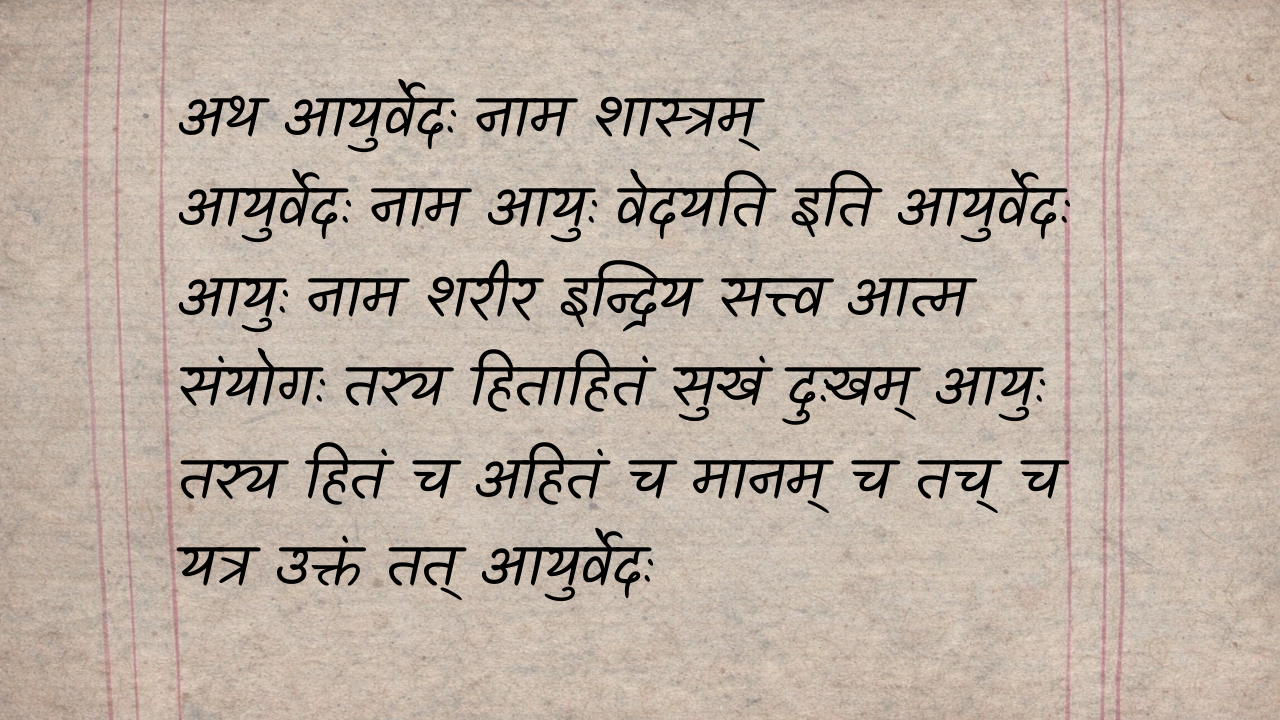
#> input picture data/images/page_1.png, 1280 x 720 px
$ python -i preprocess.py   (imports and definitions only)
#> lines starting #> are read from the running program, lines starting #| are printed output that depends on the picture
import cv2


def preprocess_image(image_path):

#> called with image_path = '../../data/images/page_1.png'
    image = cv2.imread(image_path)
#> image is the input picture: shape (720, 1280, 3); mean B, G, R 162.2, 173.9, 187.2

    gray = cv2.cvtColor(
        image,
        cv2.COLOR_BGR2GRAY
    )

    denoised = cv2.fastNlMeansDenoising(gray)

    thresh = cv2.adaptiveThreshold(
        denoised,
        255,
        cv2.ADAPTIVE_THRESH_GAUSSIAN_C,
        cv2.THRESH_BINARY,
        11,
        2
    )
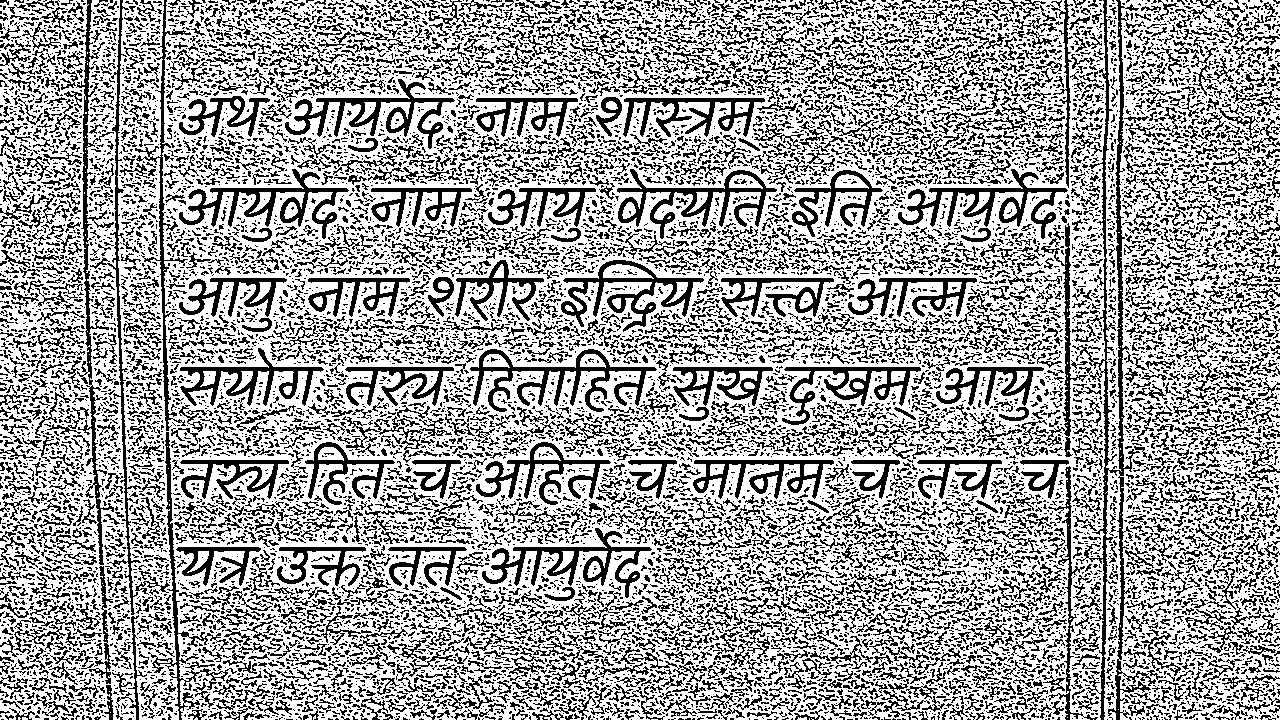
#> thresh: shape (720, 1280); 64.7% white; black in thin lines or dots

    return thresh

>>> result = preprocess_image('../../data/images/page_1.png')

$ run again, on data/images/page_2.png
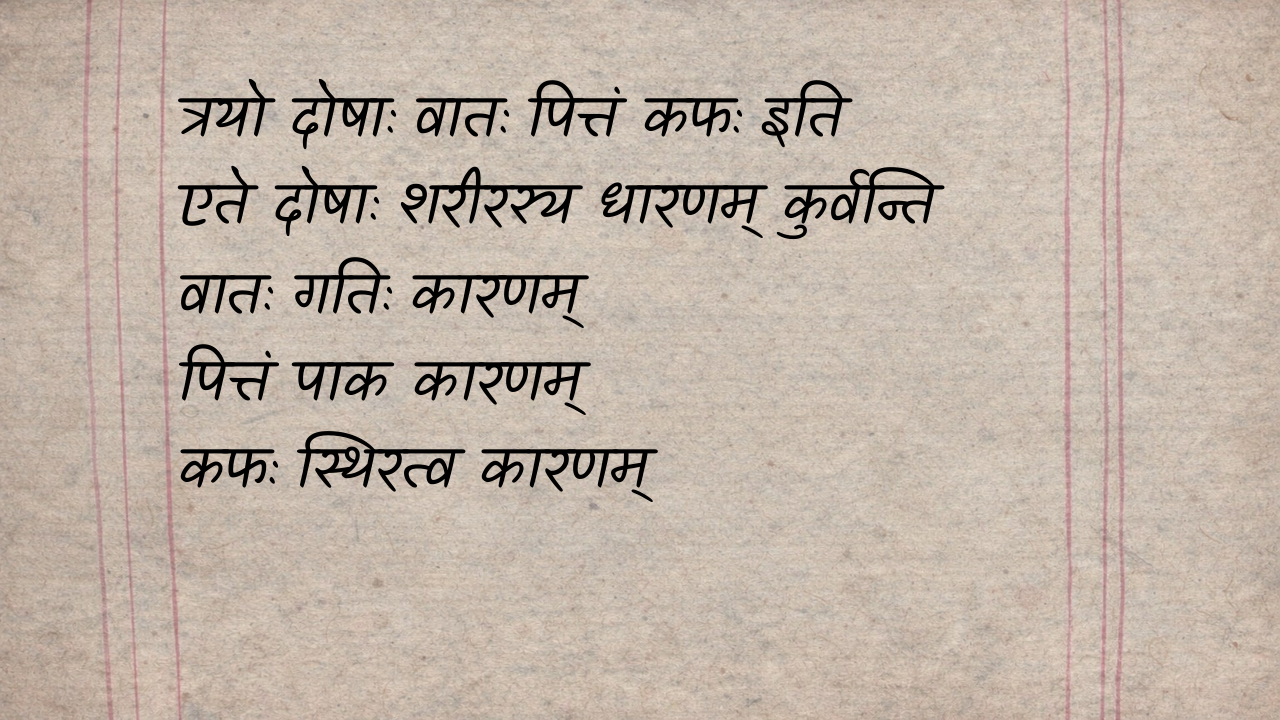
#> input picture data/images/page_2.png, 1280 x 720 px
#> in preprocess_image, image is the input picture: shape (720, 1280, 3); mean B, G, R 166.7, 178.7, 192.3
#> in preprocess_image, `thresh = cv2.adaptiveThreshold( denoised, 255, cv2.ADAPTIVE_THRESH_GAU..`:
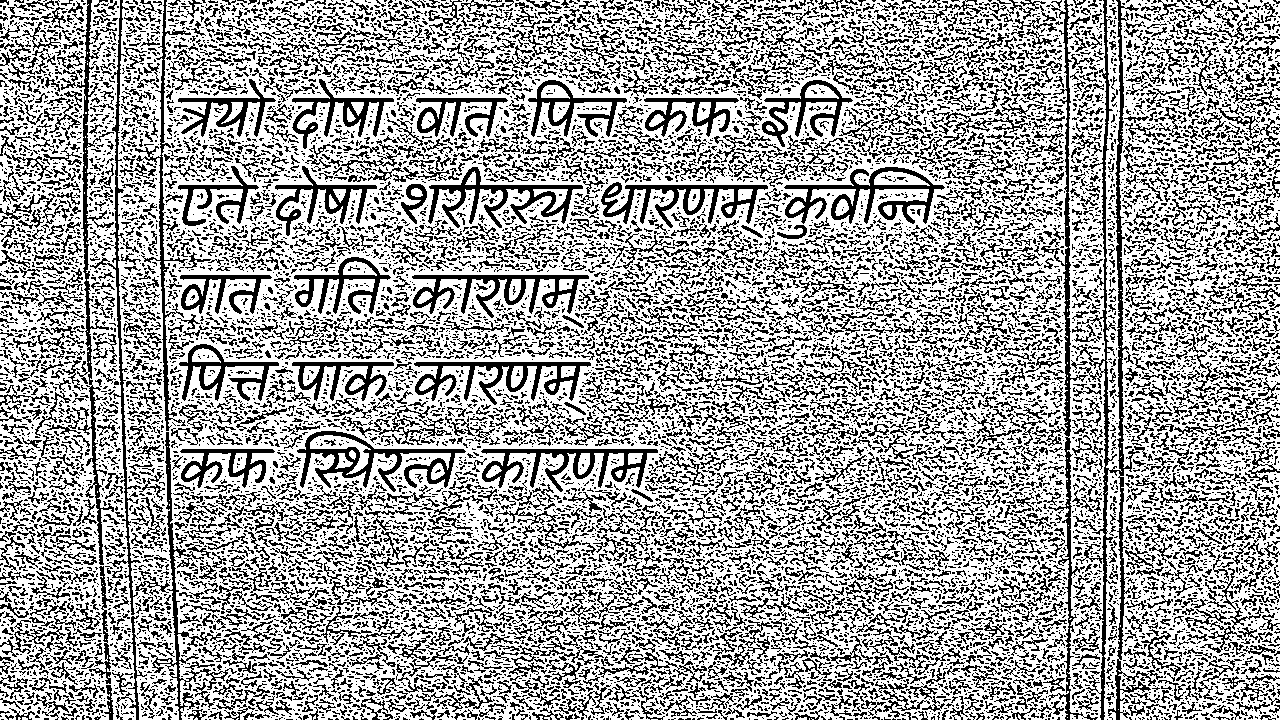
#> thresh: shape (720, 1280); 64.9% white; black in thin lines or dots

$ run again, on data/images/page_3.png
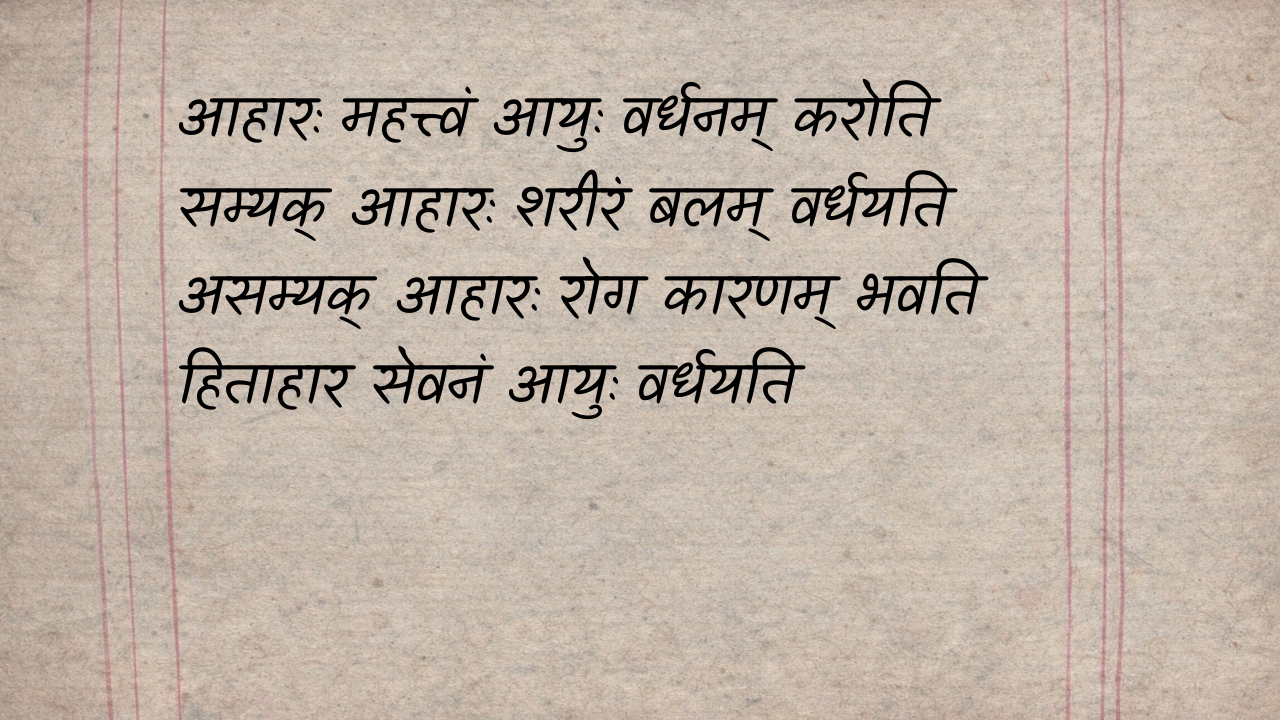
#> input picture data/images/page_3.png, 1280 x 720 px
#> in preprocess_image, image is the input picture: shape (720, 1280, 3); mean B, G, R 165.9, 177.8, 191.4
#> in preprocess_image, `thresh = cv2.adaptiveThreshold( denoised, 255, cv2.ADAPTIVE_THRESH_GAU..`:
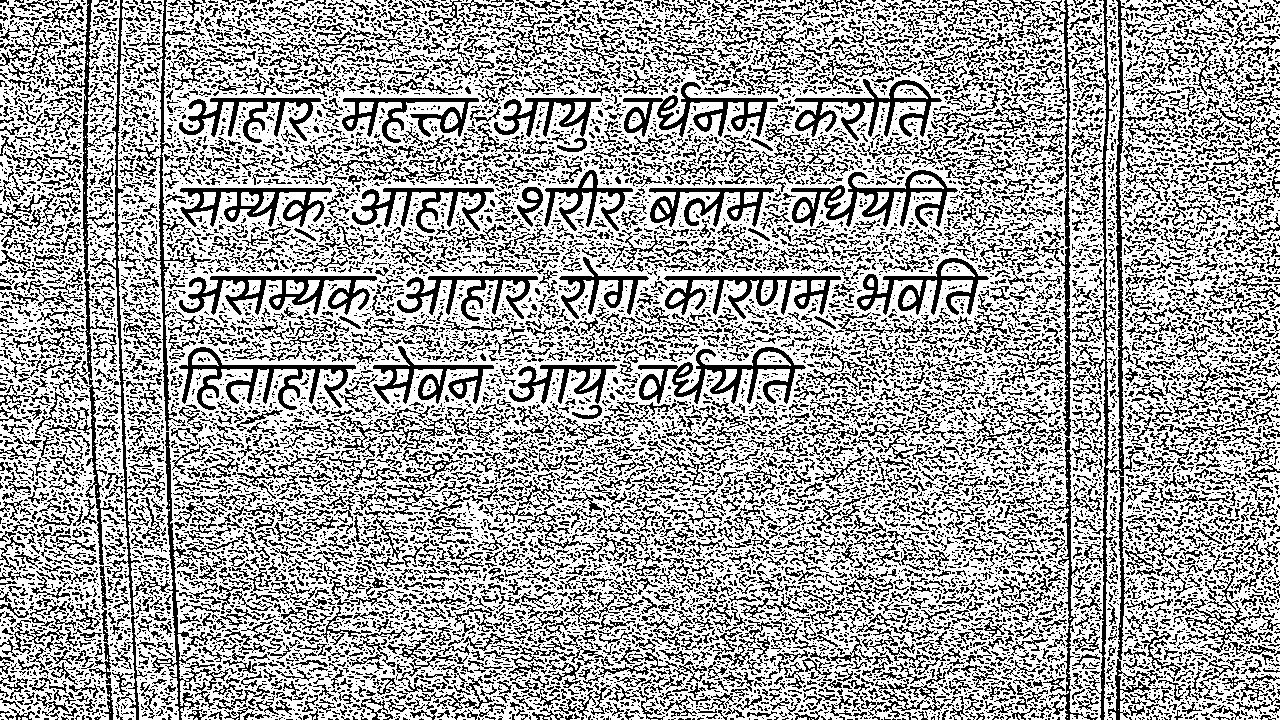
#> thresh: shape (720, 1280); 64.8% white; black in thin lines or dots

$ run again, on data/images/page_4.png
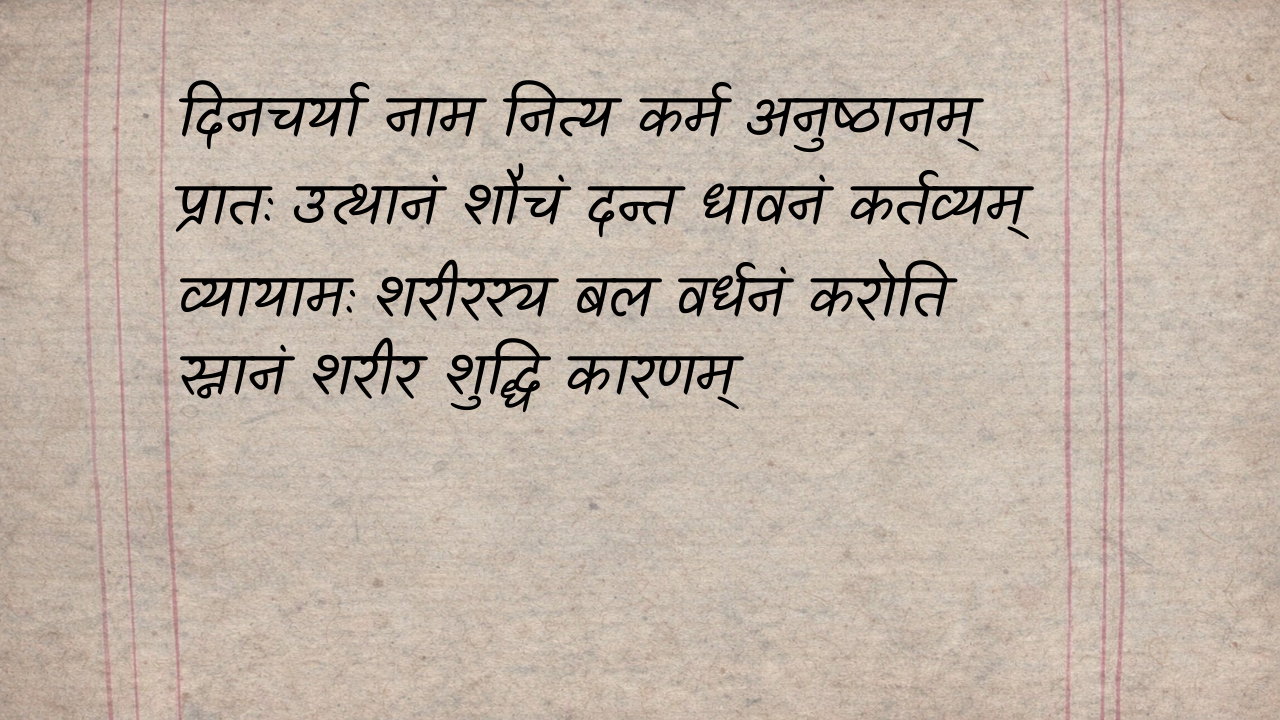
#> input picture data/images/page_4.png, 1280 x 720 px
#> in preprocess_image, image is the input picture: shape (720, 1280, 3); mean B, G, R 165.8, 177.8, 191.3
#> in preprocess_image, `thresh = cv2.adaptiveThreshold( denoised, 255, cv2.ADAPTIVE_THRESH_GAU..`:
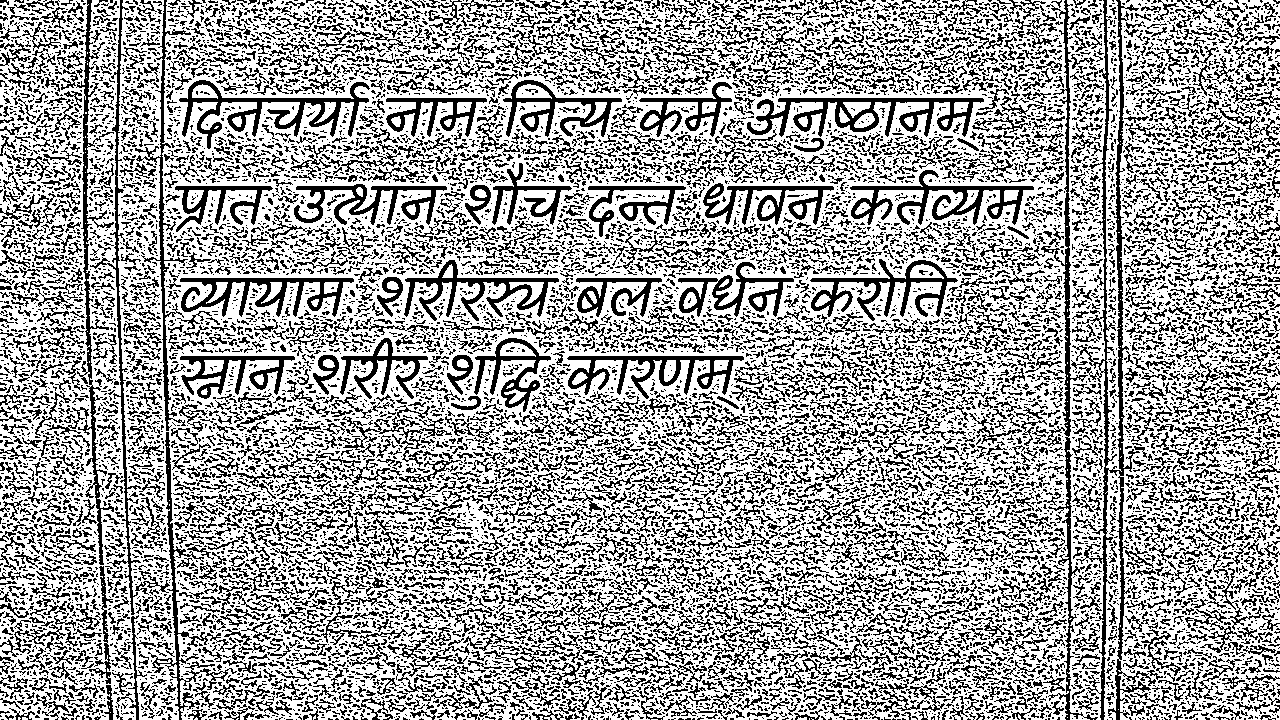
#> thresh: shape (720, 1280); 64.8% white; black in thin lines or dots
